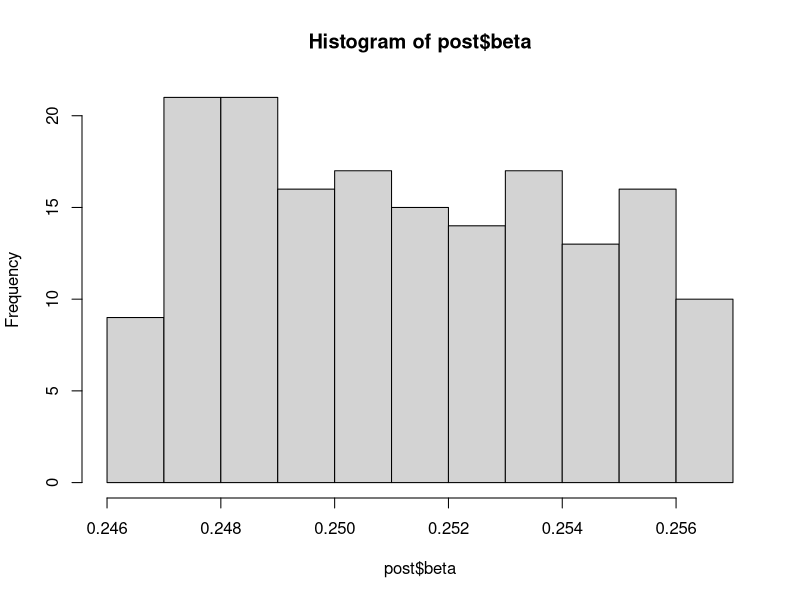
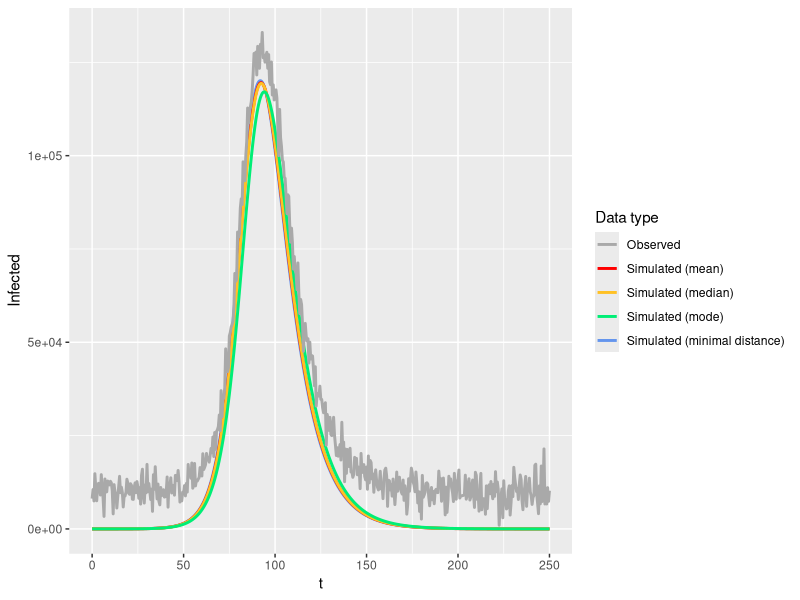

R code for these plots, in order:
# Install and load required packages:

# install.packages('ggplot2')
# install.packages('tidyverse')
library(ggplot2)
library(tidyverse)

# We use the SIR function from Code C.4:
sir <- function(N, beta, gamma, t.end, dt){
  
  St <- N  
  It <- 1
  Rt <- 0
  
  Susceptible <- c(N) 
  Infected <- c(1)
  Recovered <- c(0)
  
  t <- seq(0, t.end, dt)  
  
  for (i in 2:length(t)){
    St.1 <- St - beta*St*It*dt/N
    It.1 <- It + beta*St*It*dt/N - gamma*It*dt
    Rt.1 <- Rt + gamma*It*dt
    
    Susceptible <- append(Susceptible, St.1) 
    Infected <- append(Infected, It.1)
    Recovered <- append(Recovered, Rt.1)
    
    St <- St.1
    It <- It.1
    Rt <- Rt.1
  }
  return(data.frame(t, Susceptible, Infected, Recovered)) 
}

# As in Code C.6, we generate a synthetic data set:

obsdata <- sir(500000, 0.25, 0.1, 250, 0.5)

set.seed(1) # Run to reproduce report plot
for(i in 1:nrow(obsdata)){
  obsdata[i,3] <- obsdata[i,3] + rnorm(1, 10000, 3000)
}

# We now adapt the rejection sampler function - it will now also return the average difference between the observed data and the data simulated from an accepted beta value.

abc.diff <- function(N.iter, epsilon, prior.int, obsdata, pars){ 
  # Arguments as in abc() from Code C.6

  # We will now store the posterior values in a data frame:  
  post <- data.frame() 
  
  for(i in 1:N.iter){
    beta <- runif(1, prior.int[1], prior.int[2]) 
    
    data <- sir(pars[1], beta, pars[2], pars[3], pars[4])
    diff <- abs(data[,3] - obsdata[,3])
    
    j <- 0 
    
    for(x in diff){
      if(x < epsilon){
        j <- j + 1
      } 
    }

    if(j == length(diff)){
      # We now append both the accepted beta value and the average difference to 'post'
      post <- rbind(post, data.frame(beta = beta, diff = mean(diff)))
    }
  }
  return(post)
}

# Run for the synthetic dataset:
set.seed(1)
post <- abc.diff(5000, 30000, c(0.1,0.4), obsdata, c(500000,0.1,250,0.5))

# Find summary statistics from the posterior:
mean <- mean(post$beta) 
med <- median(post$beta)
closest <- post[which.min(post$diff),1]

# To find the mode, look at the histogram:
h <- hist(post$beta)
h$breaks
mode <- 0.248

# Generate SIR model data based on these beta estimates:
simuldata.mean <- sir(500000, mean, 0.1, 250, 0.5)|>
  mutate(cat='mean')
simuldata.med <- sir(500000, med, 0.1, 250, 0.5)|>
  mutate(cat='median')
simuldata.mode <- sir(500000, mode, 0.1, 250, 0.5)|>
  mutate(cat='mode')
simuldata.closest <- sir(500000, closest, 0.1, 250, 0.5)|>
  mutate(cat='closest')

# Combine all into one data frame:
simuldata <- rbind(simuldata.mean, simuldata.med, simuldata.mode, simuldata.closest)

obsdata <- obsdata|>
  mutate(cat="obs")

# Plot the observed v.s. simulated data, with the simulated data based on the different summary statistics above:
ggplot(rbind(simuldata, obsdata), aes(x=t, y=Infected, color=cat)) + geom_line(lwd=1) + scale_color_discrete(name='Data type', breaks=c('obs','mean','median','mode','closest'), labels=c('Observed','Simulated (mean)','Simulated (median)','Simulated (mode)','Simulated (minimal distance)'), type=c('cornflowerblue','red','goldenrod1','springgreen2','darkgrey'))

